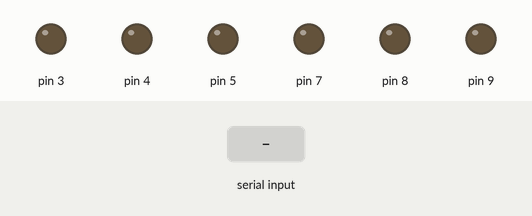
A sketch run on a simulated Arduino Uno, built with avr-gcc and run on an emulated ATmega328P. Parts: output pins drawn as LEDs (lit = HIGH). The inputs (shaded band) are chosen by the test bench.

Above: at 1.2 s.
1.3 s: "W" received over Serial
At 1.6 s:
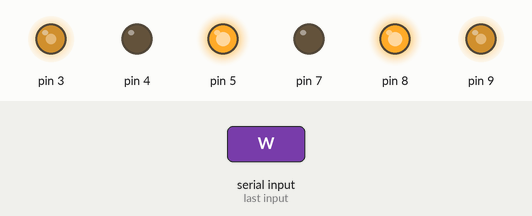
3.3 s: "D" received over Serial
At 3.7 s:
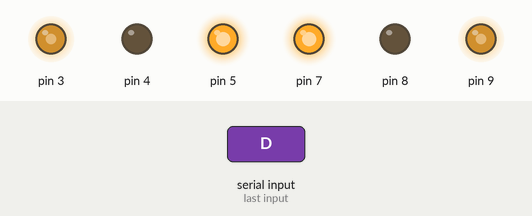
5.3 s: "A" received over Serial
At 5.7 s:
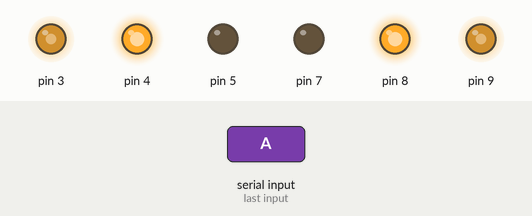
7.3 s: "S" received over Serial
At 7.7 s:
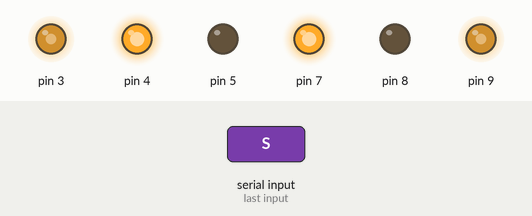
Timing chart, 0 to 10.3 s (numbered marks = the images above; inputs shaded):
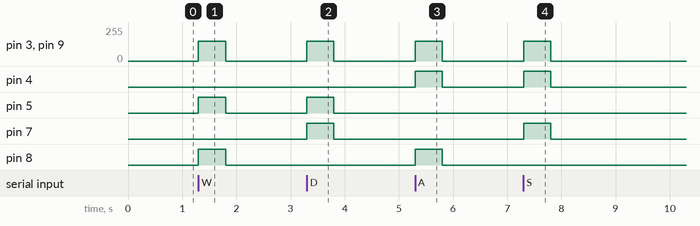

Measured:
- after the input at 1.3 s, pin 3, pin 9: 0/255 → 150/255 at once, → 0/255 0.50 s later; pin 5, pin 8: LOW → HIGH at once, → LOW 0.50 s later
- after the input at 3.3 s, pin 3, pin 9: 0/255 → 150/255 at once, → 0/255 0.50 s later; pin 5, pin 7: LOW → HIGH at once, → LOW 0.50 s later
- after the input at 5.3 s, pin 3, pin 9: 0/255 → 150/255 at once, → 0/255 0.50 s later; pin 4, pin 8: LOW → HIGH at once, → LOW 0.50 s later
- after the input at 7.3 s, pin 3, pin 9: 0/255 → 150/255 at once, → 0/255 0.50 s later; pin 4, pin 7: LOW → HIGH at once, → LOW 0.50 s later

The sketch:

sketch_nov24a.ino
```cpp
//오른쪽 모터 - 7, 8, 9
//7 - 후진
//8 - 전진
//9 - 속도 조절

//왼쪽 모터 - 3, 4, 5
//4 - 후진
//5 - 전진
//3 - 속도 조절

void setup() {
  pinMode(7, OUTPUT);
  pinMode(8, OUTPUT);
  pinMode(4, OUTPUT);
  pinMode(5, OUTPUT);
  Serial.begin(9600);
}

void loop() {
  char input = Serial.read();
  if(input == 'W'){
    W();
    delay(500);
    R();
  }
  else if(input == 'D'){
    D();
    delay(500);
    R();
  }
  else if(input == 'A'){
    A();
    delay(500);
    R();
  }
  else if(input == 'S'){
    S();
    delay(500);
    R();
  }
}

void R(){
  analogWrite(3, 0);
  digitalWrite(4, LOW);
  digitalWrite(5, LOW);
  digitalWrite(7, LOW);
  digitalWrite(8, LOW);
  analogWrite(9, 0);
}

void W(){
  analogWrite(3, 150);
  digitalWrite(4, LOW);
  digitalWrite(5, HIGH);
  digitalWrite(7, LOW);
  digitalWrite(8, HIGH);
  analogWrite(9, 150);
}

void D(){
  analogWrite(3, 150);
  digitalWrite(4, LOW);
  digitalWrite(5, HIGH);
  digitalWrite(7, HIGH);
  digitalWrite(8, LOW);
  analogWrite(9, 150);
}

void A(){
  analogWrite(3, 150);
  digitalWrite(4, HIGH);
  digitalWrite(5, LOW);
  digitalWrite(7, LOW);
  digitalWrite(8, HIGH);
  analogWrite(9, 150);
}

void S(){
  analogWrite(3, 150);
  digitalWrite(4, HIGH);
  digitalWrite(5, LOW);
  digitalWrite(7, HIGH);
  digitalWrite(8, LOW);
  analogWrite(9, 150);
}
```
